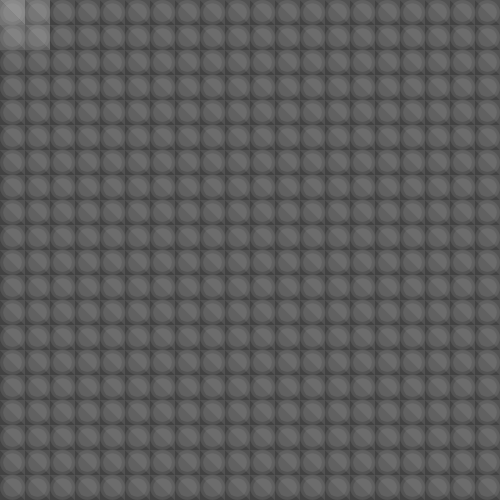
Frame 1 (no input)
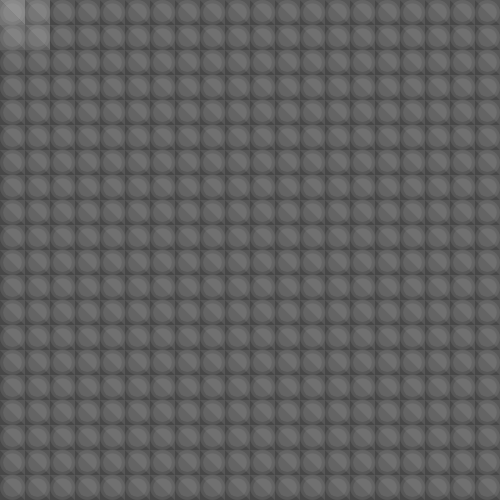
Frame 60 (no input)
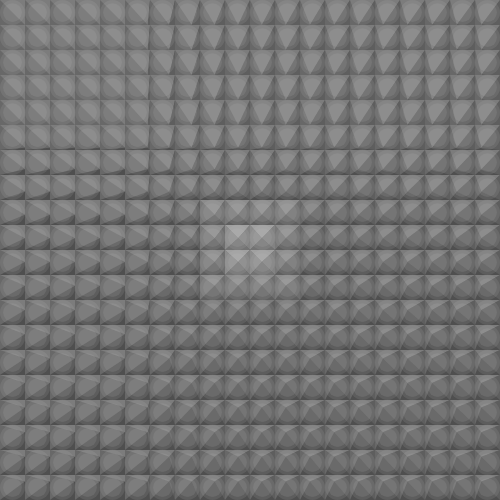
Frame 120 (the mouse pressed at the canvas centre since frame 60)

The p5.js sketch that drew these frames (run headless with seeded random() and noise() and a simulated clock; from frame 60 on, the mouse is pressed at the canvas centre):

// p5.js sketch
// ── sketch.js

var colori=[100,120,150];
var coloreRandom=0;
var raggio=12.5;
var tempoCambiamento=5;

function setup() {
  createCanvas(500,500);
  coloreRandom=floor(random(colori.length));
  console.log(coloreRandom);
  

  
}



function draw() {
  background(100);
  noStroke();
  for(var x=raggio;x<width;x+=raggio*2)
  {
    for(var y=raggio;y<height;y+=raggio*2)
    {
      
      var colore=colori[coloreRandom];
      colore=lerp(100,150,abs(sin(frameCount*.05)))
    
    var distanzaMouseX=((mouseX-x)/x*raggio);
    if(distanzaMouseX>raggio)
    distanzaMouseX=raggio;
    else
    if(distanzaMouseX<-raggio)
    distanzaMouseX=-raggio;
    
     var distanzaMouseY=((mouseY-y)/y*raggio);
    if(distanzaMouseY>raggio)
    distanzaMouseY=raggio;
    else
    if(distanzaMouseY<-raggio)
    distanzaMouseY=-raggio;
    
    if(mouseX>x-raggio && mouseX<x+raggio && mouseY>y-raggio && mouseY<y+raggio)
    colore=170;
  
    if(!(mouseX>x-raggio && mouseX<x+raggio && mouseY>y-raggio && mouseY<y+raggio) && (mouseX>x-raggio*3 && mouseX<x+raggio*3 && mouseY>y-raggio*3 && mouseY<y+raggio*3))
    colore=150;
  
    if(!(mouseX>x-raggio && mouseX<x+raggio && mouseY>y-raggio && mouseY<y+raggio) && !(mouseX>x-raggio*3 && mouseX<x+raggio*3 && mouseY>y-raggio*3 && mouseY<y+raggio*3) && (mouseX>x-raggio*5 && mouseX<x+raggio*5 && mouseY>y-raggio*5 && mouseY<y+raggio*5))
    colore=130;
  
  fill(colore-10);
  triangle(x+distanzaMouseX,y+distanzaMouseY,x-raggio,y-raggio,x-raggio,y+raggio);
  fill(colore+10);
   triangle(x+distanzaMouseX,y+distanzaMouseY,x-raggio,y-raggio,x+raggio,y-raggio);
  fill(colore-20);
  triangle(x+distanzaMouseX,y+distanzaMouseY,x+raggio,y-raggio,x+raggio,y+raggio);
   fill(colore-35);
     triangle(x+distanzaMouseX,y+distanzaMouseY,x-raggio,y+raggio,x+raggio,y+raggio);
    }
  }
  

  for(var j=raggio;j<width;j+=raggio*2)
  {
    for(var k=raggio;k<height;k+=raggio*2)
    {
      fill(200,200,200,30);
      ellipse(j,k,raggio*2);
       ellipse(j,k,raggio*1.5);
       
    }
  }
   
}
